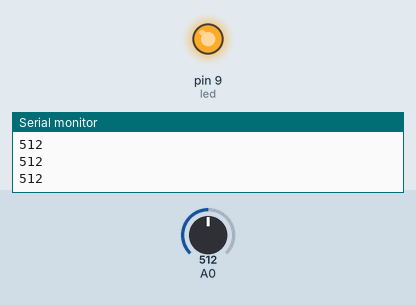
This sketch was run on a simulated Arduino Uno, built with avr-gcc and run on an emulated ATmega328P. On the bench: output pins drawn as LEDs (lit = HIGH), the last lines printed to the serial monitor. The test bench sets the inputs (shaded band); at power-on: A0 = 512.

Above: at 1.2 s.
1.3 s: A0 set to 122
At 2.0 s:
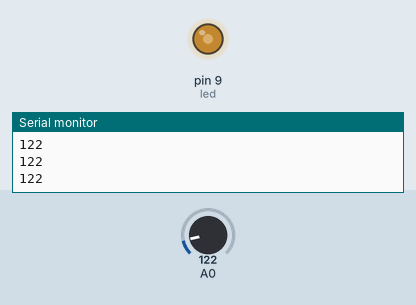
2.8 s: A0 set to 0
At 3.2 s:
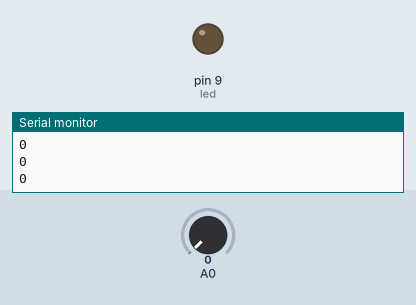
4.3 s: A0 set to 306
At 5.5 s:
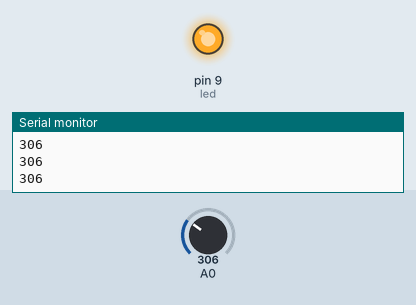
Timing chart, 0 to 7.3 s (numbered marks = the images above; inputs shaded):
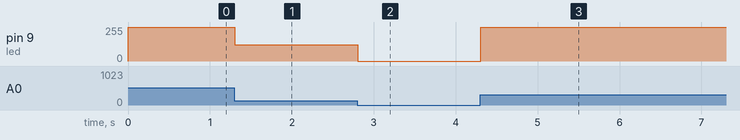

Measured:
- after the input at 1.3 s, pin 9 (led): 255/255 → 122/255 at once
- after the input at 2.8 s, pin 9 (led): 122/255 → 0/255 at once
- after the input at 4.3 s, pin 9 (led): 0/255 → 255/255 at once

The sketch:

AnalogReadRegister.ino
```cpp
#include "Arduino.h"
//The setup function is called once at startup of the sketch

int led = 9;

void setup()
{
	pinMode(A0, INPUT);	//¾Æ³¯·Î±×´Â pinmode ¼³Á¤À» ¾ÈÇØµµ »ó°ü¾ø´Ù.
	pinMode(led, OUTPUT);
	Serial.begin(9600);
}

void loop()
{
	int analogR = analogRead(A0); //0~1023
	Serial.println(analogR);

	analogWrite(led, analogR);
}
```

.ino.cpp
```cpp
#ifdef __IN_ECLIPSE__
//This is a automatic generated file
//Please do not modify this file
//If you touch this file your change will be overwritten during the next build
//This file has been generated on 2017-02-02 11:24:11

#include "Arduino.h"
#include "Arduino.h"
void setup() ;
void loop() ;

#include "AnalogReadRegister.ino"


#endif
```
